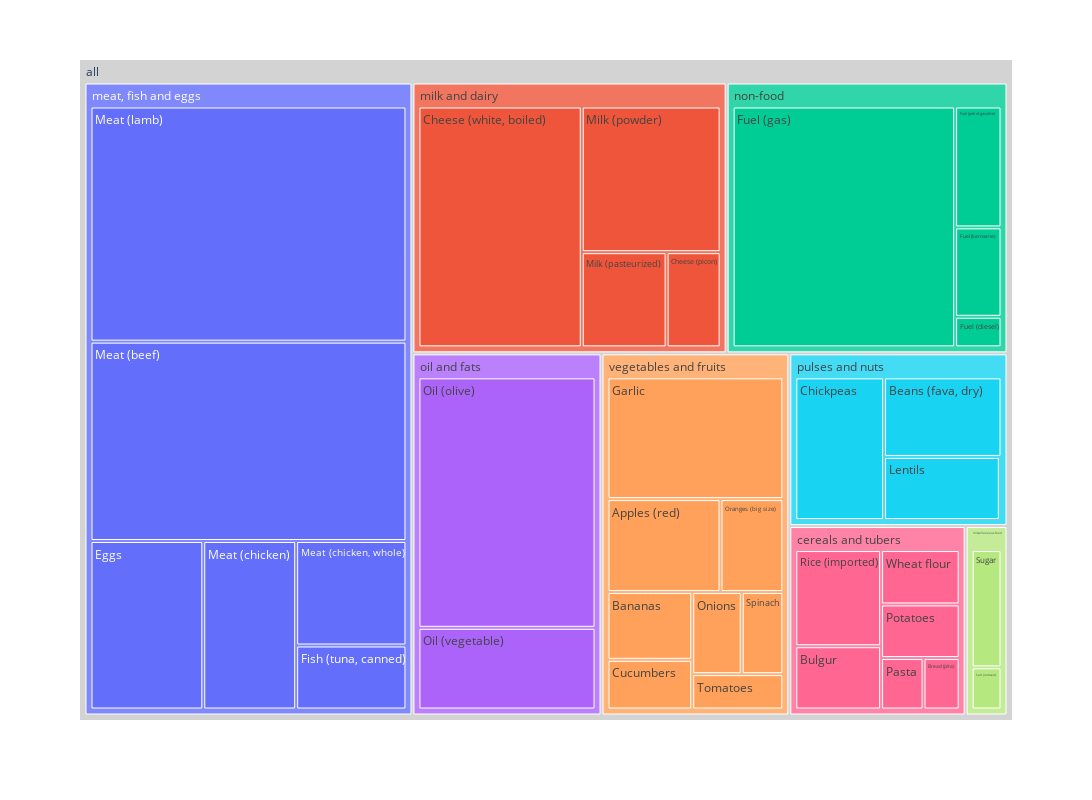

The cell this chart's notebook holds for it:
### Markdown cell above
# the relation between time and prices

### Code cell
# fig = plt.figure(figsize=(10,6))
fig = px.treemap(df, path=[px.Constant("all"), 'category', 'commodity'], values='price', height=800, width=1300)
fig.update_traces(root_color="lightgrey")
# fig.update_layout(margin = dict(t=50, l=25, r=25, b=25))
# fig.data[0]['textfont']['size'] = 40
fig.show()

### Figure 1 — Plotly figure (JSON) as saved in the notebook; plotly's stock layout.template omitted (floating-point values rounded to 4 significant figures)
{"data": [{"branchvalues": "total", "domain": {"x": [0, 1], "y": [0, 1]}, "hovertemplate": "labels=%{label}<br>price=%{value}<br>parent=%{parent}<br>id=%{id}<extra></extra>", "ids": ["all/vegetables and fruits/Apples (red)", "all/vegetables and fruits/Bananas", "all/pulses and nuts/Beans (fava, dry)", "all/cereals and tubers/Bread (pita)", "all/cereals and tubers/Bulgur", "all/milk and dairy/Cheese (picon)", "all/milk and dairy/Cheese (white, boiled)", "all/pulses and nuts/Chickpeas", "all/vegetables and fruits/Cucumbers", "all/meat, fish and eggs/Eggs", "all/meat, fish and eggs/Fish (tuna, canned)", "all/non-food/Fuel (diesel)", "all/non-food/Fuel (gas)", "all/non-food/Fuel (kerosene)", "all/non-food/Fuel (petrol-gasoline)", "all/vegetables and fruits/Garlic", "all/pulses and nuts/Lentils", "all/meat, fish and eggs/Meat (beef)", "all/meat, fish and eggs/Meat (chicken)", "all/meat, fish and eggs/Meat (chicken, whole)", "all/meat, fish and eggs/Meat (lamb)", "all/milk and dairy/Milk (pasteurized)", "all/milk and dairy/Milk (powder)", "all/oil and fats/Oil (olive)", "all/oil and fats/Oil (vegetable)", "all/vegetables and fruits/Onions", "all/vegetables and fruits/Oranges (big size)", "all/cereals and tubers/Pasta", "all/cereals and tubers/Potatoes", "all/pulses and nuts/Pulses", "all/cereals and tubers/Rice (imported)", "all/miscellaneous food/Salt (iodised)", "all/vegetables and fruits/Spinach", "all/miscellaneous food/Sugar", "all/vegetables and fruits/Tomatoes", "all/cereals and tubers/Wheat flour", "all/cereals and tubers", "all/meat, fish and eggs", "all/milk and dairy", "all/miscellaneous food", "all/non-food", "all/oil and fats", "all/pulses and nuts", "all/vegetables and fruits", "all"], "labels": ["Apples (red)", "Bananas", "Beans (fava, dry)", "Bread (pita)", "Bulgur", "Cheese (picon)", "Cheese (white, boiled)", "Chickpeas", "Cucumbers", "Eggs", "Fish (tuna, canned)", "Fuel (diesel)", "Fuel (gas)", "Fuel (kerosene)", "Fuel (petrol-gasoline)", "Garlic", "Lentils", "Meat (beef)", "Meat (chicken)", "Meat (chicken, whole)", "Meat (lamb)", "Milk (pasteurized)", "Milk (powder)", "Oil (olive)", "Oil (vegetable)", "Onions", "Oranges (big size)", "Pasta", "Potatoes", "Pulses", "Rice (imported)", "Salt (iodised)", "Spinach", "Sugar", "Tomatoes", "Wheat flour", "cereals and tubers", "meat, fish and eggs", "milk and dairy", "miscellaneous food", "non-food", "oil and fats", "pulses and nuts", "vegetables and fruits", "all"], "name": "", "parents": ["all/vegetables and fruits", "all/vegetables and fruits", "all/pulses and nuts", "all/cereals and tubers", "all/cereals and tubers", "all/milk and dairy", "all/milk and dairy", "all/pulses and nuts", "all/vegetables and fruits", "all/meat, fish and eggs", "all/meat, fish and eggs", "all/non-food", "all/non-food", "all/non-food", "all/non-food", "all/vegetables and fruits", "all/pulses and nuts", "all/meat, fish and eggs", "all/meat, fish and eggs", "all/meat, fish and eggs", "all/meat, fish and eggs", "all/milk and dairy", "all/milk and dairy", "all/oil and fats", "all/oil and fats", "all/vegetables and fruits", "all/vegetables and fruits", "all/cereals and tubers", "all/cereals and tubers", "all/pulses and nuts", "all/cereals and tubers", "all/miscellaneous food", "all/vegetables and fruits", "all/miscellaneous food", "all/vegetables and fruits", "all/cereals and tubers", "all", "all", "all", "all", "all", "all", "all", "all", ""], "root": {"color": "lightgrey"}, "type": "treemap", "values": [1371.0, 750.4, 1342.0, 265.8, 775.5, 673.9, 5155.0, 1818.0, 549.1, 2321.0, 862.5, 186.6, 7056, 546.1, 738.6, 2796.0, 1049.0, 7695.0, 1912.0, 1408.0, 9076.0, 1059.0, 2652.0, 5789.0, 1888.0, 531.1, 761.8, 312.2, 602, 15.1, 1179.0, 235.0, 446.0, 653.7, 420.6, 610.8, 3745.0, 23270.0, 9540.0, 888.7, 8527.0, 7676.0, 4224.0, 7626.0, 65500.0]}], "layout": {"height": 800, "legend": {"tracegroupgap": 0}, "margin": {"t": 60}, "width": 1300}}
